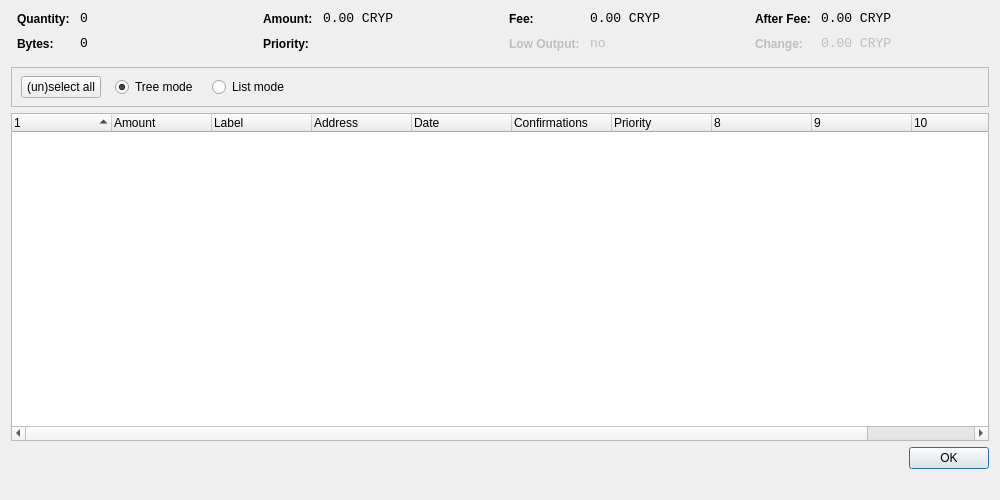
<?xml version="1.0" encoding="UTF-8"?>
<ui version="4.0">
 <class>CoinControlDialog</class>
 <widget class="QDialog" name="CoinControlDialog">
  <property name="geometry">
   <rect>
    <x>0</x>
    <y>0</y>
    <width>1000</width>
    <height>500</height>
   </rect>
  </property>
  <property name="windowTitle">
   <string>Coin Control</string>
  </property>
  <layout class="QVBoxLayout" name="verticalLayout">
   <item>
    <layout class="QHBoxLayout" name="horizontalLayoutTop" stretch="0,0,0,0">
     <property name="topMargin">
      <number>0</number>
     </property>
     <property name="bottomMargin">
      <number>10</number>
     </property>
     <item>
      <layout class="QFormLayout" name="formLayoutCoinControl1">
       <property name="horizontalSpacing">
        <number>10</number>
       </property>
       <property name="verticalSpacing">
        <number>10</number>
       </property>
       <property name="leftMargin">
        <number>6</number>
       </property>
       <property name="rightMargin">
        <number>6</number>
       </property>
       <item row="0" column="0">
        <widget class="QLabel" name="labelCoinControlQuantityText">
         <property name="styleSheet">
          <string notr="true">font-weight:bold;</string>
         </property>
         <property name="text">
          <string>Quantity:</string>
         </property>
        </widget>
       </item>
       <item row="0" column="1">
        <widget class="QLabel" name="labelCoinControlQuantity">
         <property name="font">
          <font>
           <family>Monospace</family>
           <pointsize>10</pointsize>
          </font>
         </property>
         <property name="cursor">
          <cursorShape>IBeamCursor</cursorShape>
         </property>
         <property name="contextMenuPolicy">
          <enum>Qt::ActionsContextMenu</enum>
         </property>
         <property name="text">
          <string>0</string>
         </property>
         <property name="textInteractionFlags">
          <set>Qt::LinksAccessibleByMouse|Qt::TextSelectableByKeyboard|Qt::TextSelectableByMouse</set>
         </property>
        </widget>
       </item>
       <item row="1" column="0">
        <widget class="QLabel" name="labelCoinControlBytesText">
         <property name="styleSheet">
          <string notr="true">font-weight:bold;</string>
         </property>
         <property name="text">
          <string>Bytes:</string>
         </property>
        </widget>
       </item>
       <item row="1" column="1">
        <widget class="QLabel" name="labelCoinControlBytes">
         <property name="font">
          <font>
           <family>Monospace</family>
           <pointsize>10</pointsize>
          </font>
         </property>
         <property name="cursor">
          <cursorShape>IBeamCursor</cursorShape>
         </property>
         <property name="contextMenuPolicy">
          <enum>Qt::ActionsContextMenu</enum>
         </property>
         <property name="text">
          <string>0</string>
         </property>
         <property name="textInteractionFlags">
          <set>Qt::LinksAccessibleByMouse|Qt::TextSelectableByKeyboard|Qt::TextSelectableByMouse</set>
         </property>
        </widget>
       </item>
      </layout>
     </item>
     <item>
      <layout class="QFormLayout" name="formLayoutCoinControl2">
       <property name="horizontalSpacing">
        <number>10</number>
       </property>
       <property name="verticalSpacing">
        <number>10</number>
       </property>
       <property name="leftMargin">
        <number>6</number>
       </property>
       <property name="rightMargin">
        <number>6</number>
       </property>
       <item row="0" column="0">
        <widget class="QLabel" name="labelCoinControlAmountText">
         <property name="styleSheet">
          <string notr="true">font-weight:bold;</string>
         </property>
         <property name="text">
          <string>Amount:</string>
         </property>
        </widget>
       </item>
       <item row="0" column="1">
        <widget class="QLabel" name="labelCoinControlAmount">
         <property name="font">
          <font>
           <family>Monospace</family>
           <pointsize>10</pointsize>
          </font>
         </property>
         <property name="cursor">
          <cursorShape>IBeamCursor</cursorShape>
         </property>
         <property name="contextMenuPolicy">
          <enum>Qt::ActionsContextMenu</enum>
         </property>
         <property name="text">
          <string>0.00 CRYP</string>
         </property>
         <property name="textInteractionFlags">
          <set>Qt::LinksAccessibleByMouse|Qt::TextSelectableByKeyboard|Qt::TextSelectableByMouse</set>
         </property>
        </widget>
       </item>
       <item row="1" column="0">
        <widget class="QLabel" name="labelCoinControlPriorityText">
         <property name="styleSheet">
          <string notr="true">font-weight:bold;</string>
         </property>
         <property name="text">
          <string>Priority:</string>
         </property>
        </widget>
       </item>
       <item row="1" column="1">
        <widget class="QLabel" name="labelCoinControlPriority">
         <property name="font">
          <font>
           <family>Monospace</family>
           <pointsize>10</pointsize>
          </font>
         </property>
         <property name="cursor">
          <cursorShape>IBeamCursor</cursorShape>
         </property>
         <property name="contextMenuPolicy">
          <enum>Qt::ActionsContextMenu</enum>
         </property>
         <property name="text">
          <string/>
         </property>
         <property name="textInteractionFlags">
          <set>Qt::LinksAccessibleByMouse|Qt::TextSelectableByKeyboard|Qt::TextSelectableByMouse</set>
         </property>
        </widget>
       </item>
      </layout>
     </item>
     <item>
      <layout class="QFormLayout" name="formLayoutCoinControl3">
       <property name="horizontalSpacing">
        <number>10</number>
       </property>
       <property name="verticalSpacing">
        <number>10</number>
       </property>
       <property name="leftMargin">
        <number>6</number>
       </property>
       <property name="rightMargin">
        <number>6</number>
       </property>
       <item row="0" column="0">
        <widget class="QLabel" name="labelCoinControlFeeText">
         <property name="styleSheet">
          <string notr="true">font-weight:bold;</string>
         </property>
         <property name="text">
          <string>Fee:</string>
         </property>
        </widget>
       </item>
       <item row="0" column="1">
        <widget class="QLabel" name="labelCoinControlFee">
         <property name="font">
          <font>
           <family>Monospace</family>
           <pointsize>10</pointsize>
          </font>
         </property>
         <property name="cursor">
          <cursorShape>IBeamCursor</cursorShape>
         </property>
         <property name="contextMenuPolicy">
          <enum>Qt::ActionsContextMenu</enum>
         </property>
         <property name="text">
          <string>0.00 CRYP</string>
         </property>
         <property name="textInteractionFlags">
          <set>Qt::LinksAccessibleByMouse|Qt::TextSelectableByKeyboard|Qt::TextSelectableByMouse</set>
         </property>
        </widget>
       </item>
       <item row="1" column="0">
        <widget class="QLabel" name="labelCoinControlLowOutputText">
         <property name="enabled">
          <bool>false</bool>
         </property>
         <property name="styleSheet">
          <string notr="true">font-weight:bold;</string>
         </property>
         <property name="text">
          <string>Low Output:</string>
         </property>
        </widget>
       </item>
       <item row="1" column="1">
        <widget class="QLabel" name="labelCoinControlLowOutput">
         <property name="enabled">
          <bool>false</bool>
         </property>
         <property name="font">
          <font>
           <family>Monospace</family>
           <pointsize>10</pointsize>
          </font>
         </property>
         <property name="cursor">
          <cursorShape>IBeamCursor</cursorShape>
         </property>
         <property name="contextMenuPolicy">
          <enum>Qt::ActionsContextMenu</enum>
         </property>
         <property name="text">
          <string>no</string>
         </property>
         <property name="textInteractionFlags">
          <set>Qt::LinksAccessibleByMouse|Qt::TextSelectableByKeyboard|Qt::TextSelectableByMouse</set>
         </property>
        </widget>
       </item>
      </layout>
     </item>
     <item>
      <layout class="QFormLayout" name="formLayoutCoinControl4">
       <property name="horizontalSpacing">
        <number>10</number>
       </property>
       <property name="verticalSpacing">
        <number>10</number>
       </property>
       <property name="leftMargin">
        <number>6</number>
       </property>
       <property name="rightMargin">
        <number>6</number>
       </property>
       <item row="0" column="0">
        <widget class="QLabel" name="labelCoinControlAfterFeeText">
         <property name="styleSheet">
          <string notr="true">font-weight:bold;</string>
         </property>
         <property name="text">
          <string>After Fee:</string>
         </property>
        </widget>
       </item>
       <item row="0" column="1">
        <widget class="QLabel" name="labelCoinControlAfterFee">
         <property name="font">
          <font>
           <family>Monospace</family>
           <pointsize>10</pointsize>
          </font>
         </property>
         <property name="cursor">
          <cursorShape>IBeamCursor</cursorShape>
         </property>
         <property name="contextMenuPolicy">
          <enum>Qt::ActionsContextMenu</enum>
         </property>
         <property name="text">
          <string>0.00 CRYP</string>
         </property>
         <property name="textInteractionFlags">
          <set>Qt::LinksAccessibleByMouse|Qt::TextSelectableByKeyboard|Qt::TextSelectableByMouse</set>
         </property>
        </widget>
       </item>
       <item row="1" column="0">
        <widget class="QLabel" name="labelCoinControlChangeText">
         <property name="enabled">
          <bool>false</bool>
         </property>
         <property name="styleSheet">
          <string notr="true">font-weight:bold;</string>
         </property>
         <property name="text">
          <string>Change:</string>
         </property>
        </widget>
       </item>
       <item row="1" column="1">
        <widget class="QLabel" name="labelCoinControlChange">
         <property name="enabled">
          <bool>false</bool>
         </property>
         <property name="font">
          <font>
           <family>Monospace</family>
           <pointsize>10</pointsize>
          </font>
         </property>
         <property name="cursor">
          <cursorShape>IBeamCursor</cursorShape>
         </property>
         <property name="contextMenuPolicy">
          <enum>Qt::ActionsContextMenu</enum>
         </property>
         <property name="text">
          <string>0.00 CRYP</string>
         </property>
         <property name="textInteractionFlags">
          <set>Qt::LinksAccessibleByMouse|Qt::TextSelectableByKeyboard|Qt::TextSelectableByMouse</set>
         </property>
        </widget>
       </item>
      </layout>
     </item>
    </layout>
   </item>
   <item>
    <widget class="QFrame" name="frame">
     <property name="minimumSize">
      <size>
       <width>0</width>
       <height>40</height>
      </size>
     </property>
     <property name="frameShape">
      <enum>QFrame::StyledPanel</enum>
     </property>
     <property name="frameShadow">
      <enum>QFrame::Sunken</enum>
     </property>
     <widget class="QWidget" name="horizontalLayoutWidget">
      <property name="geometry">
       <rect>
        <x>10</x>
        <y>0</y>
        <width>781</width>
        <height>41</height>
       </rect>
      </property>
      <layout class="QHBoxLayout" name="horizontalLayoutPanel" stretch="0,0,0,0">
       <property name="spacing">
        <number>14</number>
       </property>
       <item>
        <widget class="QPushButton" name="pushButtonSelectAll">
         <property name="sizePolicy">
          <sizepolicy hsizetype="Maximum" vsizetype="Fixed">
           <horstretch>0</horstretch>
           <verstretch>0</verstretch>
          </sizepolicy>
         </property>
         <property name="text">
          <string>(un)select all</string>
         </property>
        </widget>
       </item>
       <item>
        <widget class="QRadioButton" name="radioTreeMode">
         <property name="sizePolicy">
          <sizepolicy hsizetype="Maximum" vsizetype="Fixed">
           <horstretch>0</horstretch>
           <verstretch>0</verstretch>
          </sizepolicy>
         </property>
         <property name="text">
          <string>Tree mode</string>
         </property>
         <property name="checked">
          <bool>true</bool>
         </property>
        </widget>
       </item>
       <item>
        <widget class="QRadioButton" name="radioListMode">
         <property name="sizePolicy">
          <sizepolicy hsizetype="Maximum" vsizetype="Fixed">
           <horstretch>0</horstretch>
           <verstretch>0</verstretch>
          </sizepolicy>
         </property>
         <property name="text">
          <string>List mode</string>
         </property>
        </widget>
       </item>
       <item>
        <spacer name="horizontalSpacer">
         <property name="orientation">
          <enum>Qt::Horizontal</enum>
         </property>
         <property name="sizeHint" stdset="0">
          <size>
           <width>40</width>
           <height>20</height>
          </size>
         </property>
        </spacer>
       </item>
      </layout>
     </widget>
    </widget>
   </item>
   <item>
    <widget class="CoinControlTreeWidget" name="treeWidget">
     <property name="contextMenuPolicy">
      <enum>Qt::CustomContextMenu</enum>
     </property>
     <property name="sortingEnabled">
      <bool>false</bool>
     </property>
     <property name="columnCount">
      <number>11</number>
     </property>
     <attribute name="headerShowSortIndicator" stdset="0">
      <bool>true</bool>
     </attribute>
     <attribute name="headerStretchLastSection">
      <bool>false</bool>
     </attribute>
     <column>
      <property name="text">
       <string/>
      </property>
     </column>
     <column>
      <property name="text">
       <string>Amount</string>
      </property>
     </column>
     <column>
      <property name="text">
       <string>Label</string>
      </property>
     </column>
     <column>
      <property name="text">
       <string>Address</string>
      </property>
     </column>
     <column>
      <property name="text">
       <string>Date</string>
      </property>
     </column>
     <column>
      <property name="text">
       <string>Confirmations</string>
      </property>
      <property name="toolTip">
       <string>Confirmed</string>
      </property>
     </column>
     <column>
      <property name="text">
       <string>Priority</string>
      </property>
     </column>
     <column>
      <property name="text">
       <string/>
      </property>
     </column>
     <column>
      <property name="text">
       <string/>
      </property>
     </column>
     <column>
      <property name="text">
       <string/>
      </property>
     </column>
     <column>
      <property name="text">
       <string/>
      </property>
     </column>
    </widget>
   </item>
   <item>
    <layout class="QHBoxLayout" name="horizontalLayout">
     <property name="bottomMargin">
      <number>20</number>
     </property>
     <item>
      <spacer name="horizontalSpacer_2">
       <property name="orientation">
        <enum>Qt::Horizontal</enum>
       </property>
       <property name="sizeHint" stdset="0">
        <size>
         <width>40</width>
         <height>20</height>
        </size>
       </property>
      </spacer>
     </item>
     <item>
      <widget class="QDialogButtonBox" name="buttonBox">
       <property name="sizePolicy">
        <sizepolicy hsizetype="Maximum" vsizetype="Fixed">
         <horstretch>0</horstretch>
         <verstretch>0</verstretch>
        </sizepolicy>
       </property>
       <property name="orientation">
        <enum>Qt::Horizontal</enum>
       </property>
       <property name="standardButtons">
        <set>QDialogButtonBox::Ok</set>
       </property>
      </widget>
     </item>
    </layout>
   </item>
  </layout>
 </widget>
 <customwidgets>
  <customwidget>
   <class>CoinControlTreeWidget</class>
   <extends>QTreeWidget</extends>
   <header>coincontroltreewidget.h</header>
  </customwidget>
 </customwidgets>
 <resources/>
 <connections/>
</ui>
